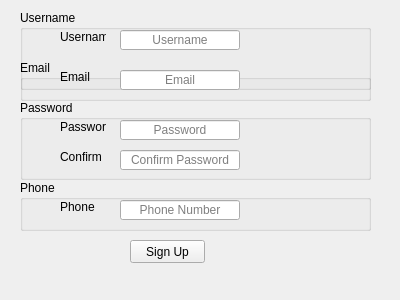
<?xml version="1.0" encoding="UTF-8"?>
<ui version="4.0">
 <class>NewAccount</class>
 <widget class="QWidget" name="NewAccount">
  <property name="geometry">
   <rect>
    <x>0</x>
    <y>0</y>
    <width>400</width>
    <height>300</height>
   </rect>
  </property>
  <property name="windowTitle">
   <string>Form</string>
  </property>
  <widget class="QPushButton" name="pushButton">
   <property name="geometry">
    <rect>
     <x>130</x>
     <y>240</y>
     <width>75</width>
     <height>23</height>
    </rect>
   </property>
   <property name="focusPolicy">
    <enum>Qt::NoFocus</enum>
   </property>
   <property name="text">
    <string>Sign Up</string>
   </property>
  </widget>
  <widget class="QGroupBox" name="groupBox">
   <property name="geometry">
    <rect>
     <x>20</x>
     <y>10</y>
     <width>351</width>
     <height>80</height>
    </rect>
   </property>
   <property name="title">
    <string>Username</string>
   </property>
   <widget class="QLineEdit" name="lineEdit">
    <property name="geometry">
     <rect>
      <x>100</x>
      <y>20</y>
      <width>120</width>
      <height>20</height>
     </rect>
    </property>
    <property name="alignment">
     <set>Qt::AlignCenter</set>
    </property>
    <property name="placeholderText">
     <string>Username</string>
    </property>
   </widget>
   <widget class="QLabel" name="label">
    <property name="geometry">
     <rect>
      <x>40</x>
      <y>20</y>
      <width>46</width>
      <height>13</height>
     </rect>
    </property>
    <property name="text">
     <string>Username</string>
    </property>
   </widget>
   <zorder>lineEdit</zorder>
   <zorder>label_4</zorder>
   <zorder>lineEdit_4</zorder>
   <zorder>label_5</zorder>
   <zorder>lineEdit_2</zorder>
   <zorder>label_2</zorder>
   <zorder>lineEdit_3</zorder>
   <zorder>label_3</zorder>
   <zorder>lineEdit_5</zorder>
   <zorder>lineEdit</zorder>
   <zorder>label</zorder>
  </widget>
  <widget class="QGroupBox" name="groupBox_2">
   <property name="geometry">
    <rect>
     <x>20</x>
     <y>60</y>
     <width>351</width>
     <height>41</height>
    </rect>
   </property>
   <property name="title">
    <string>Email</string>
   </property>
   <widget class="QLineEdit" name="lineEdit_2">
    <property name="geometry">
     <rect>
      <x>100</x>
      <y>10</y>
      <width>120</width>
      <height>20</height>
     </rect>
    </property>
    <property name="alignment">
     <set>Qt::AlignCenter</set>
    </property>
    <property name="placeholderText">
     <string>Email</string>
    </property>
   </widget>
   <widget class="QLabel" name="label_2">
    <property name="geometry">
     <rect>
      <x>40</x>
      <y>10</y>
      <width>46</width>
      <height>13</height>
     </rect>
    </property>
    <property name="text">
     <string>Email</string>
    </property>
   </widget>
   <zorder>lineEdit_2</zorder>
   <zorder>label_2</zorder>
   <zorder>label_2</zorder>
   <zorder>lineEdit_2</zorder>
   <zorder>label_2</zorder>
  </widget>
  <widget class="QGroupBox" name="groupBox_3">
   <property name="geometry">
    <rect>
     <x>20</x>
     <y>100</y>
     <width>351</width>
     <height>80</height>
    </rect>
   </property>
   <property name="title">
    <string>Password</string>
   </property>
   <widget class="QLineEdit" name="lineEdit_3">
    <property name="geometry">
     <rect>
      <x>100</x>
      <y>20</y>
      <width>120</width>
      <height>20</height>
     </rect>
    </property>
    <property name="alignment">
     <set>Qt::AlignCenter</set>
    </property>
    <property name="placeholderText">
     <string>Password</string>
    </property>
   </widget>
   <widget class="QLineEdit" name="lineEdit_4">
    <property name="geometry">
     <rect>
      <x>100</x>
      <y>50</y>
      <width>120</width>
      <height>20</height>
     </rect>
    </property>
    <property name="alignment">
     <set>Qt::AlignCenter</set>
    </property>
    <property name="placeholderText">
     <string>Confirm Password</string>
    </property>
   </widget>
   <widget class="QLabel" name="label_3">
    <property name="geometry">
     <rect>
      <x>40</x>
      <y>20</y>
      <width>46</width>
      <height>13</height>
     </rect>
    </property>
    <property name="text">
     <string>Password</string>
    </property>
   </widget>
   <widget class="QLabel" name="label_4">
    <property name="geometry">
     <rect>
      <x>40</x>
      <y>50</y>
      <width>46</width>
      <height>13</height>
     </rect>
    </property>
    <property name="text">
     <string>Confirm</string>
    </property>
   </widget>
   <zorder>lineEdit_3</zorder>
   <zorder>lineEdit_4</zorder>
   <zorder>label_3</zorder>
   <zorder>label_4</zorder>
   <zorder>lineEdit_3</zorder>
   <zorder>lineEdit_4</zorder>
   <zorder>label_3</zorder>
   <zorder>label_4</zorder>
   <zorder>lineEdit_3</zorder>
   <zorder>lineEdit_4</zorder>
   <zorder>label_3</zorder>
   <zorder>label_4</zorder>
  </widget>
  <widget class="QGroupBox" name="groupBox_4">
   <property name="geometry">
    <rect>
     <x>20</x>
     <y>180</y>
     <width>351</width>
     <height>51</height>
    </rect>
   </property>
   <property name="title">
    <string>Phone</string>
   </property>
   <widget class="QLineEdit" name="lineEdit_5">
    <property name="geometry">
     <rect>
      <x>100</x>
      <y>20</y>
      <width>120</width>
      <height>20</height>
     </rect>
    </property>
    <property name="alignment">
     <set>Qt::AlignCenter</set>
    </property>
    <property name="placeholderText">
     <string>Phone Number</string>
    </property>
   </widget>
   <widget class="QLabel" name="label_5">
    <property name="geometry">
     <rect>
      <x>40</x>
      <y>20</y>
      <width>46</width>
      <height>13</height>
     </rect>
    </property>
    <property name="text">
     <string>Phone</string>
    </property>
   </widget>
   <zorder>lineEdit_5</zorder>
   <zorder>label_5</zorder>
   <zorder>lineEdit_5</zorder>
   <zorder>label_5</zorder>
  </widget>
 </widget>
 <resources/>
 <connections/>
</ui>
